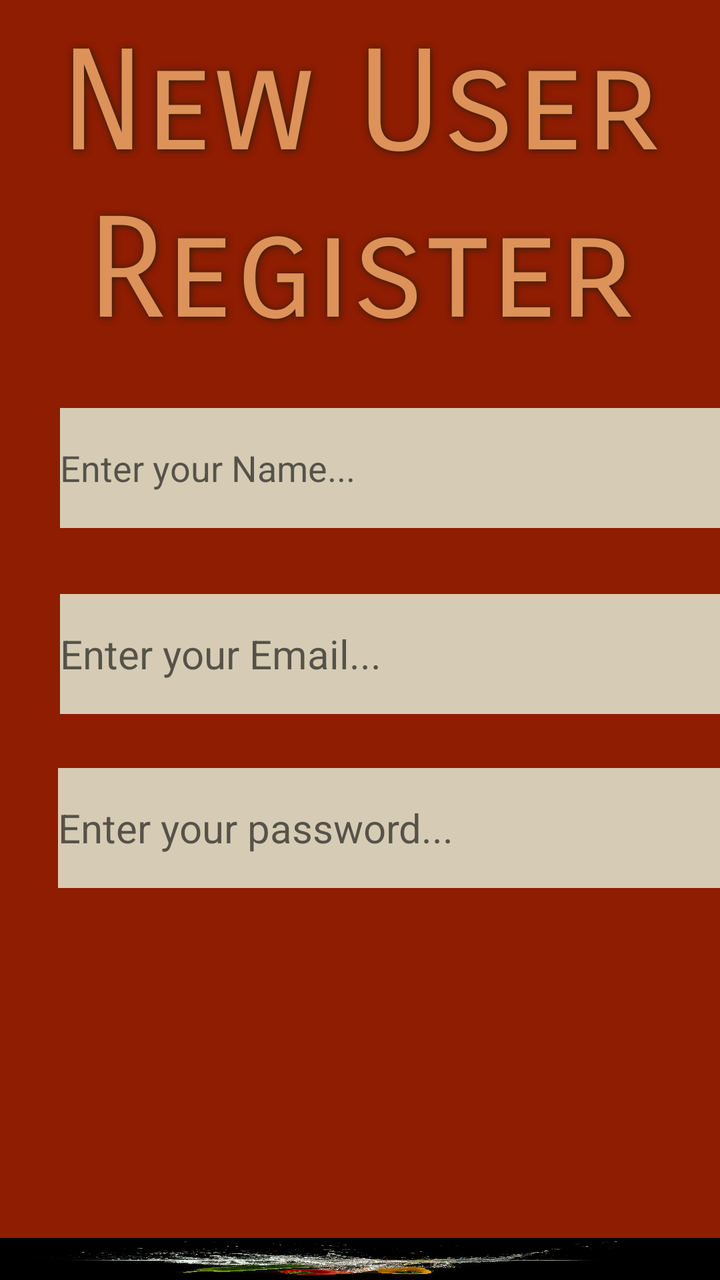
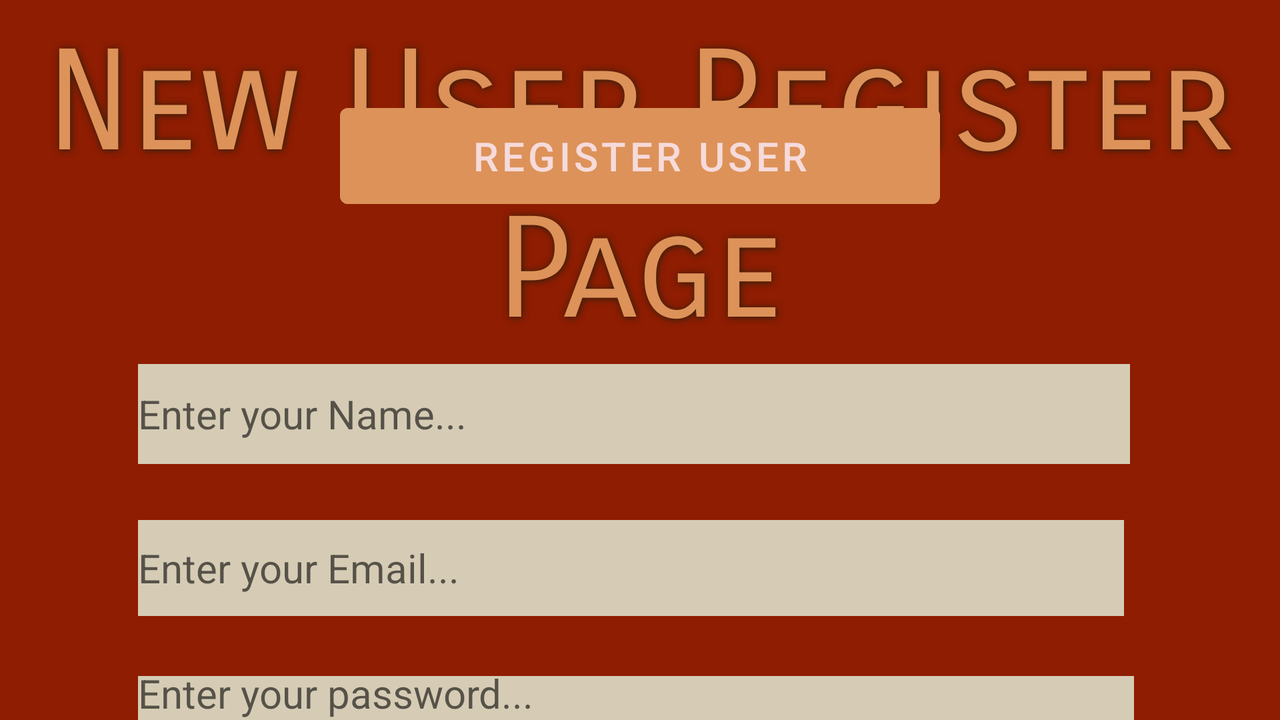

First picture: res/layout/ on a phone held upright. Second picture: the repository's own variant of that layout, on a device whose configuration matches the variant's folder. Source for both follows.
<!-- AndroidManifest.xml: application theme Theme.RecipeApp -->
<!-- res/layout/activity_register_user_page.xml -->
<?xml version="1.0" encoding="utf-8"?>
<RelativeLayout xmlns:android="http://schemas.android.com/apk/res/android"

    xmlns:app="http://schemas.android.com/apk/res-auto"
    xmlns:tools="http://schemas.android.com/tools"
    android:layout_width="match_parent"
    android:layout_height="match_parent"

    android:background="#8E1D02"
    tools:context=".LoginPage">


    <ImageView
        android:id="@+id/imageView"
        android:layout_width="match_parent"
        android:layout_height="661dp"
        android:layout_alignParentStart="true"
        android:layout_alignParentTop="true"
        android:layout_marginStart="-1dp"
        android:layout_marginTop="619dp"
        android:scaleType="fitXY"
        app:srcCompat="@drawable/logbg" />

    <TextView
        android:id="@+id/registerUserTitle"
        android:layout_width="match_parent"
        android:layout_height="178dp"
        android:layout_gravity="center"
        android:layout_marginBottom="10dp"
        android:fontFamily="sans-serif-smallcaps"
        android:gravity="center"
        android:padding="10dp"
        android:shadowColor="#25210E"
        android:shadowDx="1"

        android:shadowDy="1"
        android:shadowRadius="8"
        android:text="New User Register Page"
        android:textColor="#DD9259"
        android:textSize="70sp" />

    <EditText
        android:id="@+id/userName"
        android:layout_width="848dp"
        android:layout_height="60dp"
        android:layout_alignParentStart="true"
        android:layout_alignParentTop="true"
        android:layout_centerHorizontal="true"
        android:layout_marginStart="30dp"
        android:layout_marginTop="204dp"
        android:background="#D6CCB5"
        android:ems="10"
        android:hint="Enter your Name..."
        android:inputType="textPersonName" />

    <EditText
        android:id="@+id/userEmailAddress"
        android:layout_width="848dp"
        android:layout_height="60dp"
        android:layout_alignParentStart="true"
        android:layout_alignParentTop="true"
        android:layout_centerHorizontal="true"
        android:layout_marginStart="30dp"
        android:layout_marginTop="297dp"
        android:background="#D6CCB5"
        android:ems="10"
        android:hint="Enter your Email..."
        android:inputType="textEmailAddress"
        android:textSize="20sp" />

    <EditText
        android:id="@+id/userPassword"
        android:layout_width="848dp"
        android:layout_height="60dp"
        android:layout_alignParentStart="true"
        android:layout_alignParentTop="true"
        android:layout_centerHorizontal="true"
        android:layout_marginStart="29dp"
        android:layout_marginTop="384dp"
        android:background="#D6CCB5"
        android:ems="10"
        android:hint="Enter your password..."
        android:inputType="textPassword"
        android:textSize="20sp" />

    <Button
        android:id="@+id/userRegisterButton"
        android:layout_width="300dp"
        android:layout_height="60dp"
        android:layout_alignParentBottom="true"
        android:layout_centerHorizontal="true"
        android:layout_marginBottom="656dp"
        android:backgroundTint="#DD9259"
        android:text="Register User"
        android:textColor="#F6DBDB"
        android:textSize="20sp" />


</RelativeLayout>
<!-- resources referenced by this layout -->
<resources>
  <!-- drawable logbg: jpeg bitmap (drawable-v24, 236395 bytes) -->
  <style name="Theme.RecipeApp" parent="Theme.MaterialComponents.DayNight.DarkActionBar">
          
          <item name="colorPrimary">#D6A748</item>
          <item name="colorPrimaryVariant">@color/black</item>
          <item name="colorOnPrimary">@color/white</item>
          
          <item name="colorSecondary">@color/teal_200</item>
          <item name="colorSecondaryVariant">@color/teal_700</item>
          <item name="colorOnSecondary">@color/black</item>
          
          <item name="android:statusBarColor" tools:targetApi="l">?attr/colorPrimaryVariant</item>
          
      </style>
</resources>
<!-- res/layout-land/activity_register_user_page.xml (the repository's variant of the layout above) -->
<!-- drawn on the phone turned sideways -->
<?xml version="1.0" encoding="utf-8"?>
<RelativeLayout xmlns:android="http://schemas.android.com/apk/res/android"

    xmlns:app="http://schemas.android.com/apk/res-auto"
    xmlns:tools="http://schemas.android.com/tools"
    android:layout_width="match_parent"
    android:layout_height="match_parent"

    android:background="#8E1D02"
    tools:context=".LoginPage">


    <ImageView
        android:id="@+id/imageView"
        android:layout_width="match_parent"
        android:layout_height="661dp"
        android:layout_alignParentStart="true"
        android:layout_alignParentTop="true"
        android:layout_marginStart="-1dp"
        android:layout_marginTop="619dp"
        android:scaleType="fitXY"
        app:srcCompat="@drawable/logbg" />

    <TextView
        android:id="@+id/registerUserTitle"
        android:layout_width="match_parent"
        android:layout_height="178dp"
        android:layout_gravity="center"
        android:layout_marginBottom="10dp"
        android:fontFamily="sans-serif-smallcaps"
        android:gravity="center"
        android:padding="10dp"
        android:shadowColor="#25210E"
        android:shadowDx="1"

        android:shadowDy="1"
        android:shadowRadius="8"
        android:text="New User Register Page"
        android:textColor="#DD9259"
        android:textSize="70sp" />

    <EditText
        android:id="@+id/userName"
        android:layout_width="wrap_content"
        android:layout_height="50dp"
        android:layout_alignParentStart="true"
        android:layout_alignParentTop="true"
        android:layout_alignParentEnd="true"
        android:layout_centerInParent="true"
        android:layout_marginStart="69dp"
        android:layout_marginTop="182dp"
        android:layout_marginEnd="75dp"
        android:background="#D6CCB5"
        android:ems="10"
        android:hint="Enter your Name..."
        android:inputType="textPersonName"
        android:textSize="20sp" />

    <EditText
        android:id="@+id/userEmailAddress"
        android:layout_width="584dp"
        android:layout_height="48dp"
        android:layout_alignParentStart="true"
        android:layout_alignParentTop="true"
        android:layout_alignParentEnd="true"
        android:layout_centerHorizontal="true"
        android:layout_marginStart="69dp"
        android:layout_marginTop="260dp"
        android:layout_marginEnd="78dp"
        android:background="#D6CCB5"
        android:ems="10"
        android:hint="Enter your Email..."
        android:inputType="textEmailAddress"
        android:textSize="20sp" />

    <EditText
        android:id="@+id/userPassword"
        android:layout_width="wrap_content"
        android:layout_height="49dp"
        android:layout_alignParentStart="true"
        android:layout_alignParentTop="true"
        android:layout_alignParentEnd="true"
        android:layout_centerHorizontal="true"
        android:layout_marginStart="69dp"
        android:layout_marginTop="338dp"
        android:layout_marginEnd="73dp"
        android:background="#D6CCB5"
        android:ems="10"
        android:hint="Enter your password..."
        android:inputType="textPassword"
        android:textSize="20sp" />

    <Button
        android:id="@+id/userRegisterButton"
        android:layout_width="300dp"
        android:layout_height="60dp"
        android:layout_alignParentBottom="true"
        android:layout_centerHorizontal="true"
        android:layout_marginBottom="252dp"
        android:backgroundTint="#DD9259"
        android:text="Register User"
        android:textColor="#F6DBDB"
        android:textSize="20sp" />


</RelativeLayout>
